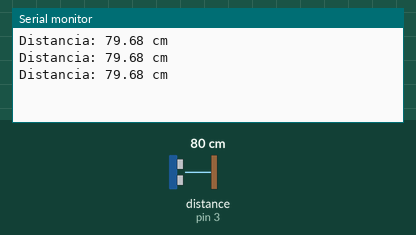
A sketch run on a simulated Arduino Uno, built with avr-gcc and run on an emulated ATmega328P. On the bench: the last lines printed to the serial monitor. Wiring (inferred from the names in the program): ultrasonic range finder: trigger pin 14; echo pin 3. The inputs (shaded band) are chosen by the test bench; at power-on: distance to the obstacle (sensor on pin 3) 80 cm. The echo pulse lasts 58.3 µs per cm.

Above: at 2.2 s.
2.3 s: distance to the obstacle (sensor on pin 3) set to 2 cm
At 2.9 s:
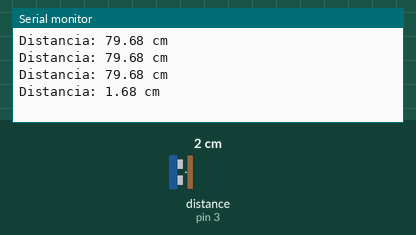
3.8 s: distance to the obstacle (sensor on pin 3) set to 4 cm
At 4.4 s:
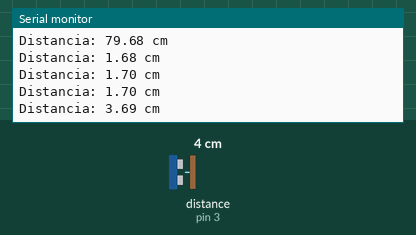
Timing chart, 0 to 6.8 s (numbered marks = the images above; inputs shaded):
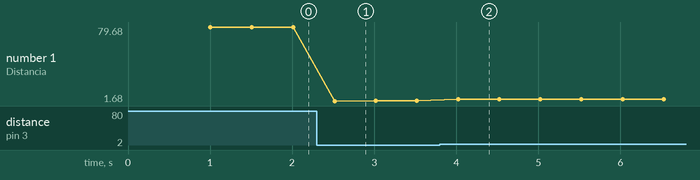

Measured:
- after the input at 2.3 s, the serial monitor: prints a new line after 0.22 s (image 1)
- after the input at 3.8 s, the serial monitor: prints a new line after 0.22 s (image 2)
- plotted number 1: 79.68 → 1.7 after the input at 2.3 s, 1.7 → 3.69 after the input at 3.8 s

The sketch:

sensor_ultrassonico.ino
```cpp
const int PIN_TRIG = 14;
const int PIN_ECHO = 3;

void setup() {
  Serial.begin(115200);
  delay(1000);
  pinMode(PIN_TRIG, OUTPUT);
  pinMode(PIN_ECHO, INPUT);
}

void loop() {
  digitalWrite(PIN_TRIG, LOW);  delayMicroseconds(2);
  digitalWrite(PIN_TRIG, HIGH); delayMicroseconds(10);
  digitalWrite(PIN_TRIG, LOW);
  unsigned long t = pulseIn(PIN_ECHO, HIGH, 30000);

  Serial.print("Distancia: ");
  if (t == 0) Serial.println("sem eco");
  else { Serial.print(t * 0.0343 / 2.0); Serial.println(" cm"); }
  delay(500);
}
```
